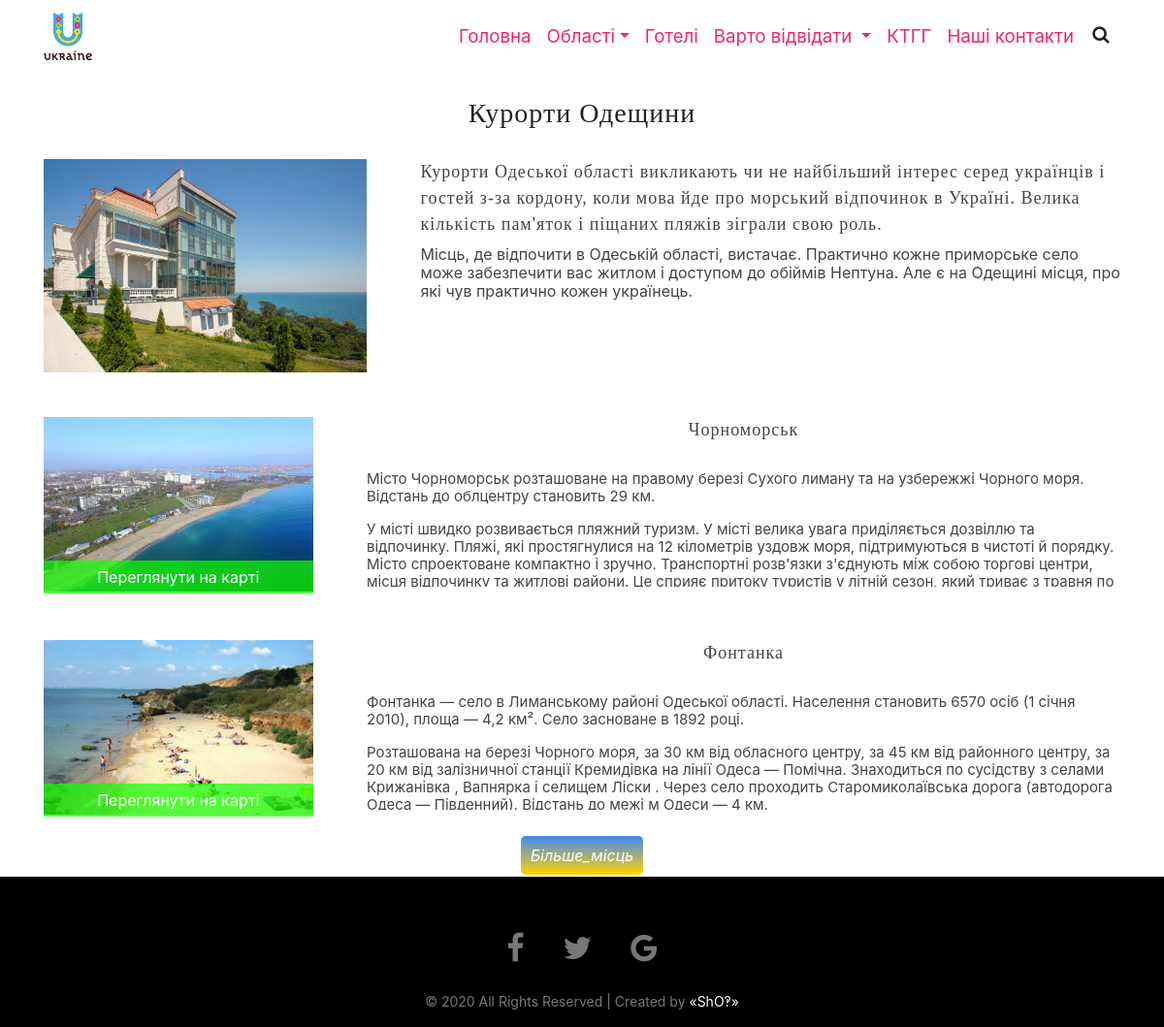
The page /php/page_gen.php?resorts_odessa=true on the database its author committed.
### tables this page shows
CREATE TABLE `main_should_visit` (
  `id` int(11) NOT NULL,
  `id_region` int(11) NOT NULL,
  `place` varchar(200) NOT NULL,
  `city` varchar(200) NOT NULL,
  `img` varchar(1000) NOT NULL,
  `main_paragraph1` text NOT NULL,
  `main_paragraph2` text NOT NULL
);

CREATE TABLE `region_resort` (
  `id_resort` int(11) NOT NULL,
  `id_region` int(11) NOT NULL,
  `_name` varchar(50) NOT NULL,
  `imgName` varchar(50) NOT NULL,
  `Address` varchar(200) NOT NULL,
  `Paragraph1` text NOT NULL,
  `Paragraph2` text NOT NULL,
  `Paragraph3` text NOT NULL
);

### php/read_from_DB.php (called while the page is built, shortened)
<?php
	require_once 'connection.php';
	$link = mysqli_connect( $host, $user, $password, $database ) or die( "Помилка " . mysqli_error( $link ) );
	$sql = $query;
	$link->set_charset("utf8");
	$result = mysqli_query( $link, $sql ) or die( "Помилка " . mysqli_error( $link ) );
?>

### php/page_gen.php (the view, shortened to what this page needs)
<?php
if ( isset( $_GET[ 'resorts_odessa' ] ) )           { $query = "SELECT * FROM main_should_visit S LEFT JOIN region_resort R ON S.id_region = R.id_region WHERE S.id_region = 1 AND S.place = 'Курорти'"; }
$b=0;
include_once 'read_from_DB.php';
while ( $row = mysqli_fetch_assoc( $result ) ) {
    if ( $b==0 ) {
        create_page_start( $row );
        $b++;
    }
    show( $row[ "_name" ], $row[ "imgName" ], $row[ "Address" ], $row[ "Paragraph1" ], $row[ "Paragraph2" ], $row[ "Paragraph3" ], $b);
    $b++;
}
create_page_end($b);
function create_page_start( $row ) {
    $place = $row[ "place" ];
    $city  = $row[ "city" ];
    $img   = $row[ "img" ];
    $p1    = $row[ "main_paragraph1" ];
    $p2    = $row[ "main_paragraph2" ];
    echo '
    <!DOCTYPE html>
    <html>
    <head>
        <link rel="stylesheet" type="text/css" href="../style/style.css">
        <link  rel = "stylesheet"  href = "https://unpkg.com/aos@next/dist/aos.css">
        <link href="https://stackpath.bootstrapcdn.com/font-awesome/4.7.0/css/font-awesome.min.css" rel="stylesheet">
        <link rel="stylesheet" href="https://stackpath.bootstrapcdn.com/bootstrap/4.4.1/css/bootstrap.min.css">
    </head>
    <body data-spy="scroll" data-target=".navbar" data-offset="50">
    <header>
        <nav class="navbar navbar-expand-lg navbar-light fixed-top">
            <div class="container">
        <a class="navbar-brand" href="../index.php">
            <img class="logo" src="../img/ukraine-logo.png">
        </a>
        <div class="collapse navbar-collapse" id="navbarSupportedContent">
            <ul class="navbar-nav ml-lg-auto">
                <li class="nav-item">
                    <a class="nav-link" href="../index.php">Головна <span class="sr-only">(current)</span></a>
                </li>
                <li class="nav-item dropdown">
                <a class="nav-link dropdown-toggle" href="#" id="navbarDropdown"  data-toggle="dropdown" aria-haspopup="true" aria-expanded="false">Області</a>
                <div class="dropdown-menu" aria-labelledby="navbarDropdown">';
    echo '
                </div>
                </li>
                <li class="nav-item">
					<a class="nav-link" href="https://www.booking.com/searchresults.uk.html?aid=397594&label=gog235jc-1DCAEoggI46AdIKVgDaOkBiAEBmAEpuAEXyAEM2AED6AEB-AECiAIBqAIDuALakPT2BcACAdICJDU4OTVhYjViLTYxNWUtNGIzNi1hMjM5LTgxZDg3MjcwOTMzZNgCBOACAQ&sid=26f036ee79557394b419e201e4bbe750&sb=1&sb_lp=1&src=index&src_elem=sb&error_url=https%3A%2F%2Fwww.booking.com%2Findex.uk.html%3Faid%3D397594%3Blabel%3Dgog235jc-1DCAEoggI46AdIKVgDaOkBiAEBmAEpuAEXyAEM2AED6AEB-AECiAIBqAIDuALakPT2BcACAdICJDU4OTVhYjViLTYxNWUtNGIzNi1hMjM5LTgxZDg3MjcwOTMzZNgCBOACAQ%3Bsid%3D26f036ee79557394b419e201e4bbe750%3Bsb_price_type%3Dtotal%26%3B&ss=%D0%A3%D0%BA%D1%80%D0%B0%D1%97%D0%BD%D0%B0&is_ski_area=&checkin_year=&checkin_month=&checkout_year=&checkout_month=&group_adults=2&group_children=0&no_rooms=1&b_h4u_keep_filters=&from_sf=1&ss_raw=Er&ac_position=0&ac_langcode=uk&ac_click_type=b&dest_id=220&dest_type=country&place_id_lat=49.2776&place_id_lon=31.6119&search_pageview_id=0d9f6d2ddfe70072&search_selected=true">Готелі</a>
				</li>
                <li class="nav-item dropdown">
                    <a class="nav-link dropdown-toggle" href="#" id="navbarDropdown"  data-toggle="dropdown" aria-haspopup="true" aria-expanded="false">
                    Варто відвідати
                    </a>
                </li>
                <li class="nav-item">
                <a class="nav-link" href="https://www.ktgg.kiev.ua/uk/">КТГГ</a>
              </li>
               <li class="nav-item">
                <a class="nav-link" href="https://www.ktgg.kiev.ua/uk/contacts.html">Наші контакти</a>
              </li>
                        <li>
                        <a id="search" class="search-btn">
                            <i class="fa fa-search"></i>
                        </a></li>
                </ul>
            </div>
            </div>
        </nav>
    </header>
    <div class="data_content">
    <section id="main_block" class="info_page">
        <div class="container h100">
            <h2>'. $place . ' ' . $city . '</h2>
            <div class="placeBox info">
                <div class="imgBx">
                    <img src="../img/'. $img .'.jpg" class="img-fluid">
                </div>
                <div class="content_info info">
                    <h2>' . $p1 . '</h2>
                    <p>' . $p2 . '</p>
                </div>
        </div></div>
     </section>
    <section id="block" class="block_info">
    <div class="container h100">
    ';
}
function show( $PlaceName, $imgName, $Address, $p1, $p2, $p3, $id ) {
    echo '
    <div class="placeBox info nhide" id = "div'. $id .'">
        <div class="name_info">
            <h2>'. $PlaceName .'</h2>
        </div>
        <div class="link_down">
        <div class="imgBx">
            <img src="../img/'.$imgName.'.jpg" class="img-fluid">
        </div>
        <div class="linkmap">
          <a href="' . $Address . '">Переглянути на карті</a>
        </div>
        </div>
        <div class="content_info">
            <p>'.$p1.'</p>
            <p>'.$p2.'</p>
            <p>'.$p3.'</p>
        </div>
    </div>
    ';
}
function create_page_end( $b ) {
    echo '
            <div class="link_info" id="loadmore" at_all="'.$b.'">
                <span id="load_more" num_loaded="3">Більше_місць</span >
            </div>
        </div>
    </section>
    </div>
        <footer>
            <div class="container">
                <div class="row">
                    <div class="col-sm-12">
                        <ul class="sci">
                            <li><a href=""><i class="fa fa-facebook"></i></a></li>
                            <li><a href=""><i class="fa fa-twitter"></i></a></li>
                            <li><a href=""><i class="fa fa-google"></i></a></li>
                        </ul>
                        <p class="cpryt">
                            © 2020 All Rights Reserved | Created by <a href="#">&laquo;ShO‽&raquo;</a></p>
                    </div>
                </div>
            </div>
        </footer>
        <script src="https://unpkg.com/aos@next/dist/aos.js"></script>
        <script>
            AOS.init();
        </script>
        </body>
        </html>';
}
?>

### style/style.css (style rules this page uses)
* { outline: none !important; scroll-behavior: smooth; }
body { font-family: 'Poppins', sans-serif; cursor: default; }
header { position: relative; z-index: 1000000; }
p { font-size: 1.5rem }
.navbar { background: #fff; transition: .5s; font-size: 14pt; text-align: center; }
.navbar .logo { width: 50px; height: 50px; }
.navbar-light .navbar-nav .nav-link { color: #ed276d !important; transition: .5s; }
.search-btn { color: #ed276d; float: right; width: 40px; height: 40px; border-radius: 50%; display: flex; justify-content: center; align-items: center; transition: .5s; }
nav li.nav-item { transform: scale(1); transition: .5s; }
.h100 { height: 100%; }
.placeBox { position: relative; //max-width: 300px; height: 400px; margin: 0 auto; margin-top: 30px; }
.placeBox .imgBx { width: 100%; height: 100%; }
.placeBox .imgBx img { object-fit: cover; width: 100%; height: 100%; }
footer { position: absolute; width: 100%; background: #000; padding: 50px 0 0; }
.sci { margin: 0; padding: 0; display: flex; justify-content: center; align-items: center; }
.sci li { list-style: none; margin: 0 20px; }
.sci li a { color: #777; font-size: 2em; transition: .5s; }
.cpryt { font-size: 14px; margin-top: 20px; text-align: center; color: #777; }
.cpryt a, .cpryt a:hover { color: #fff; }
.info_page { margin-top: 100px; }
.info_page .container { height: 300px; }
.block_info h2, .block_info .link_info a, .info_page .container h2, .info_page .container a { font-family: 'Playfair Display SC', serif; font-weight: 500; letter-spacing: 1px; font-size: 28px; color: #222222; text-align: center; }
.info_page .placeBox.info .imgBx { width: 30%; height: 220px; float: left; }
.info_page .placeBox.info .imgBx img, .block_info .placeBox.info .imgBx img { width: 100%; height: 100%; }
.placeBox.info .content_info { float: right; width: 65%; height: 180px; margin-bottom: 12px; overflow-y: auto; }
.placeBox.info .content_info h2 { text-align: left; font-size: 18px; line-height: 1.5; color: #444444; }
.placeBox.info .content_info p { font-size: 16px; line-height: 1.2; color: #444444; }
.block_info { height: auto; position: relative; transform: scaleY(1); overflow: hidden; transition: 1s; }
.block_info .link_info { text-align: center; }
.block_info .container { margin-bottom: 5px; }
.block_info .placeBox.info { height: 200px; }
.link_down { width: 25%; height: 180px; float: left; }
.link_down .imgBx { width: 100%; height: 100%; }
.link_down .linkmap { position: absolute; top: 0; left: 0; width: 25%; height: 100%; display: flex; justify-content: baseline; align-items: flex-end; }
.link_down .linkmap a { position: relative; margin: 0; padding: 5px; background: rgba(17, 255, 0, .7); text-decoration: none; bottom: 18px; color: #fff; font-size: 16px; width: 100%; text-align: center; transition: .5s; }
.block_info .placeBox.info .name_info { float: right; text-align: center; width: 70%; height: 50px; margin-bottom: 5px; }
.block_info .placeBox.info .name_info h2 { font-size: 18px; line-height: 1.5; color: #444444; }
.block_info .placeBox.info .content_info { width: 70%; max-width: 1000px; text-align:left; float: right; height: 120px; overflow-y: auto; overflow-x: hidden; }
.block_info .placeBox.info .content_info p { font-size: 15px; }
.block_info #loadmore { text-align: center; position: relative; margin: 10px auto; cursor: pointer; }
.block_info #loadmore span { background: linear-gradient(to bottom, #4287f5 ,#ffd500); width: 150px; transition: .5s; color: #fff; font-family: inherit; font-size: 16px; font-style: italic; padding: 10px; border-radius: 5px; line-height: 20px; }
.data_content { margin-top: 100px; min-height: calc(100vh - 255px); }
@media (min-width: 992px) { .navbar-expand-lg .navbar-nav .nav-link { padding-right: 1rem; padding-left: 1rem; } }

### rows shown on the page
main_should_visit: place "Курорти", city "Одещини", img (picture), main_paragraph1 "Курорти Одеської області викликають чи не найбільший інтерес серед українців і гостей з-за кордону, коли мова йде про морський відпочинок в Україні. Велика кількість пам'яток і піщаних пляжів зіграли свою роль.", main_paragraph2 "Місць, де відпочити в Одеській області, вистачає. Практично кожне приморське село може забезпечити вас житлом і доступом до обіймів Нептуна. Але є на Одещині місця, про які чув практично кожен українець.", region_resort._name "Чорноморськ", region_resort.imgName (picture), region_resort.Paragraph1 "Місто Чорноморськ розташоване на правому березі Сухого лиману та на узбережжі Чорного моря. Відстань до облцентру становить 29 км.", region_resort.Paragraph2 "У місті швидко розвивається пляжний туризм. У місті велика увага приділяється дозвіллю та відпочинку. Пляжі, які простягнулися на 12 кілометрів уздовж моря, підтримуються в чистоті й порядку. Місто спроектоване компактно і зручно. Транспортні розв'язки з'єднують між собою торгові центри, місця відпочинку та житлові райони. Це сприяє притоку туристів у літній сезон, який триває з травня по…", region_resort._name "Фонтанка", region_resort.Paragraph1 "Фонтанка — село в Лиманському районі Одеської області. Населення становить 6570 осіб (1 січня 2010), площа — 4,2 км². Село засноване в 1892 році.", region_resort.Paragraph2 "Розташована на березі Чорного моря, за 30 км від обласного центру, за 45 км від районного центру, за 20 км від залізничної станції Кремидівка на лінії Одеса — Помічна. Знаходиться по сусідству з селами Крижанівка , Вапнярка і селищем Ліски . Через село проходить Старомиколаївська дорога (автодорога Одеса — Південний). Відстань до межі м Одеси — 4 км."
